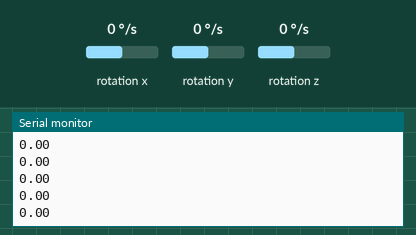
Simulated run of this sketch. Board: Arduino Uno, built with avr-gcc and run on an emulated ATmega328P. Shown: the last lines printed to the serial monitor. Wiring (inferred from the names in the program): L3G4200D gyroscope at I2C address 0x69. The inputs (shaded band) are chosen by the test bench; at power-on: rotation z 0 °/s, rotation x 0 °/s, rotation y 0 °/s.

Above: at 3.8 s.
3.9 s: rotation z set to -192 °/s
At 4.8 s:
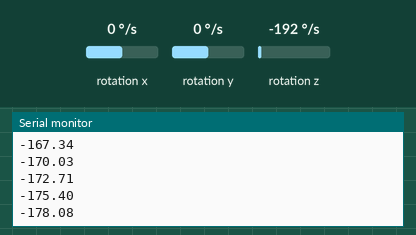
5.4 s: rotation z set to -100 °/s
At 6.0 s:
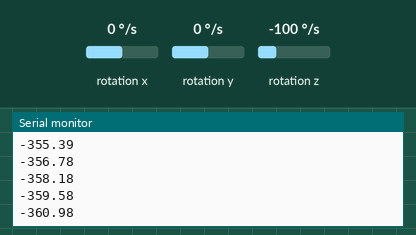
Timing chart, 0 to 8.4 s (numbered marks = the images above; inputs shaded):
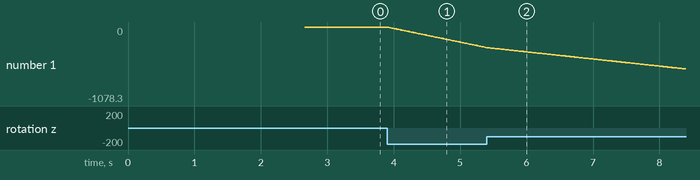

The sketch:

gyro.ino
```cpp
//Arduino 1.0+ only

#include <Wire.h>

#define CTRL_REG1 0x20
#define CTRL_REG2 0x21
#define CTRL_REG3 0x22
#define CTRL_REG4 0x23
#define CTRL_REG5 0x24

int L3G4200D_Address = 105; //I2C address of the L3G4200D

int x = 0;
float p_z = 0;
int y;
int z = 0;
float degreesPerSecond = 0;
float gyroRate = 0;
float currentAngle = 0;
float currentAngleDegrees = 0;
long currMillis = 0;
long pastMillis = 0;
long calibrationSum = 0;
int gyroZero = 0;
int gyroHigh = 0;
int gyroLow = 0;
unsigned long currMicros = 0;
unsigned long pastMicros = 0;
float dt = 0;

void setup(){

  Wire.begin();
  Serial.begin(115200);

  Serial.println("starting up L3G4200D");
  setupL3G4200D(); // Configure L3G4200  - 250, 500 or 2000 deg/sec

  delay(1500); //wait for the sensor to be ready
  calibrate();
}

void loop()
{
  pastMillis = millis();
  getGyroValues();

  pastMicros = currMicros;
  currMicros = micros();

  if(z >= gyroHigh || z <= gyroLow)
  {
    degreesPerSecond = (float)z * 0.00000908; //this value was 0.0000085 but was manually calibrated to its current value
    if (currMicros>pastMicros)  //micros() overflows/resets every ~70 minutes
      dt = (float) (currMicros-pastMicros)/1000000.0;
    else
      dt = (float) ((4294967295-pastMicros)+currMicros)/1000000.0;
    currentAngle += ((p_z + degreesPerSecond)/2) * dt;
    p_z = degreesPerSecond;
  }
  else
  {
    p_z = 0;
  }
  Serial.println(currentAngle * 1000);
  delay(10);
}

void calibrate()
{
  for(int i = 0; i < 400; i++)
  {
    getGyroValues();

    if(z > gyroHigh)
    {
      gyroHigh = z;
    }
    else if(z < gyroLow)
    {
      gyroLow = z;
    }
  }
}

void getGyroValues(){

  byte xMSB = readRegister(L3G4200D_Address, 0x29);
  byte xLSB = readRegister(L3G4200D_Address, 0x28);
  x = ((xMSB << 8) | xLSB);

  byte yMSB = readRegister(L3G4200D_Address, 0x2B);
  byte yLSB = readRegister(L3G4200D_Address, 0x2A);
  y = ((yMSB << 8) | yLSB);

  byte zMSB = readRegister(L3G4200D_Address, 0x2D);
  byte zLSB = readRegister(L3G4200D_Address, 0x2C);
  z = ((zMSB << 8) | zLSB);
}

int setupL3G4200D(){
  writeRegister(L3G4200D_Address, CTRL_REG1, 0b10001111);
  writeRegister(L3G4200D_Address, CTRL_REG4, 0b00000000);
}

void writeRegister(int deviceAddress, byte address, byte val) {
    Wire.beginTransmission(deviceAddress); // start transmission to device
    Wire.write(address);       // send register address
    Wire.write(val);         // send value to write
    Wire.endTransmission();     // end transmission
}

int readRegister(int deviceAddress, byte address){

    int v;
    Wire.beginTransmission(deviceAddress);
    Wire.write(address); // register to read
    Wire.endTransmission();

    Wire.requestFrom(deviceAddress, 1); // read a byte

    while(!Wire.available()) {
        // waiting
    }

    v = Wire.read();
    return v;
}
```

Measured:
- after the input at 3.9 s, the serial monitor: prints a new line at once (image 1)
- plotted number 1: 0 → -298.84 after the input at 3.9 s
